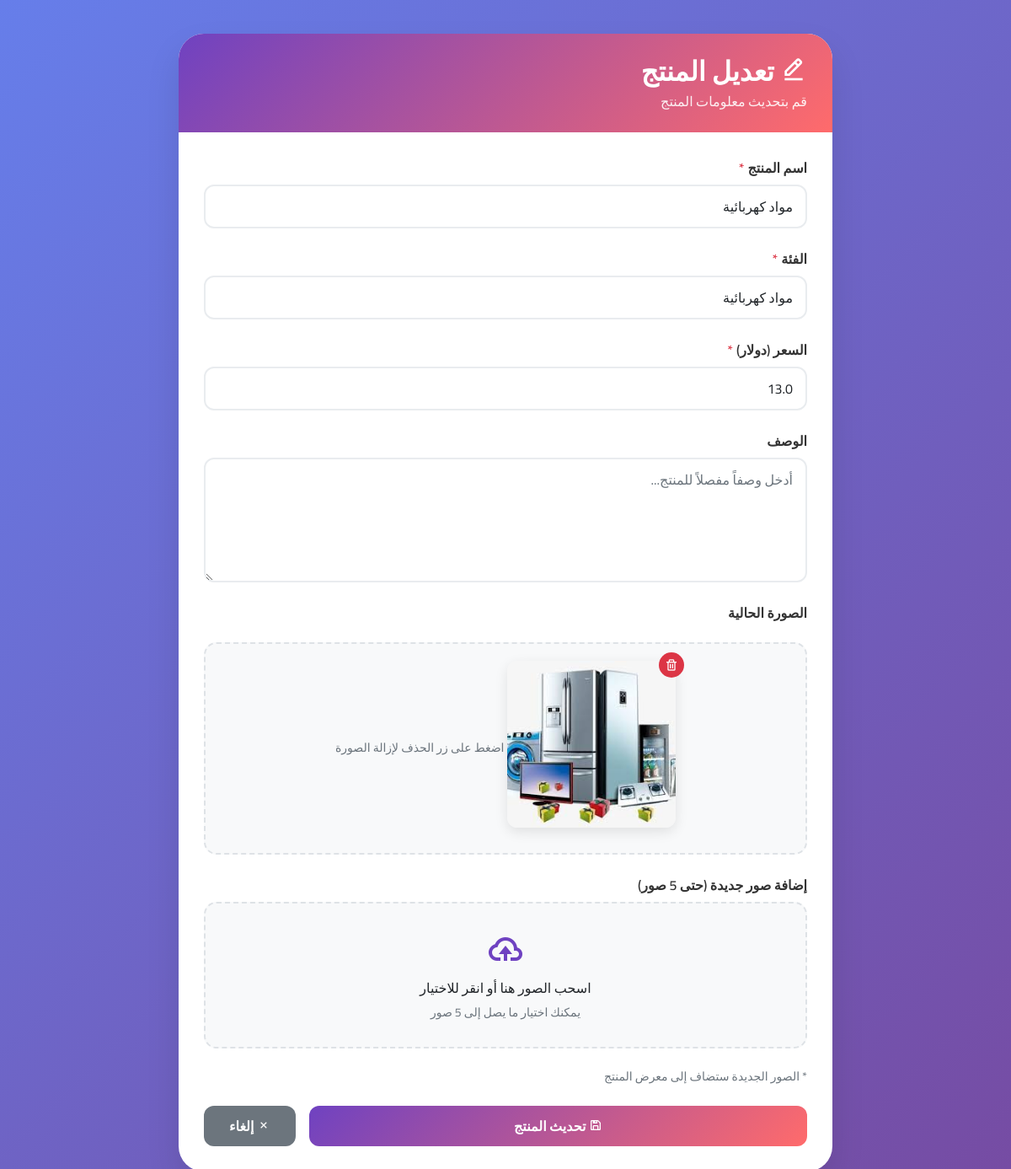
Screenshot of /admin/edit/12 (signed in) with the database file from the repository.
### tables this page shows
CREATE TABLE products (
            id INTEGER PRIMARY KEY AUTOINCREMENT,
            name TEXT NOT NULL,
            description TEXT,
            price REAL NOT NULL,
            image TEXT
        , category TEXT DEFAULT 'عام', old_price REAL DEFAULT 0);

### app.py (the view, shortened to what this page needs)
@app.route("/admin/edit/<int:pid>", methods=["GET", "POST"])
@admin_required
def admin_edit(pid):
    conn = get_db()
    cursor = conn.cursor()
    placeholder = get_placeholder()
    cursor.execute(f"SELECT * FROM products WHERE id = {placeholder}", (pid,))
    product = cursor.fetchone()
    if not product:
        conn.close()
        flash("المنتج غير موجود.", "danger")
        return redirect(url_for("admin_dashboard"))
    cursor.execute(f"SELECT id, filename FROM product_images WHERE product_id = {placeholder} ORDER BY id", (pid,))
    images = cursor.fetchall()
    cursor.execute("SELECT DISTINCT COALESCE(category,'عام') AS c FROM products ORDER BY c")
    cats = cursor.fetchall()
    categories = [r["c"] for r in cats]
    conn.close()
    return render_template("edit_product.html", p=product, images=images, categories=categories)

### app.py (called while the page is built)
def get_db():
    try:
        if USE_POSTGRES:
            database_url = os.environ.get('DATABASE_URL')
            conn = psycopg2.connect(database_url, sslmode='require')
            conn.cursor_factory = RealDictCursor
            return conn
        else:
            conn = sqlite3.connect(DB_PATH, timeout=30, check_same_thread=False)
            conn.row_factory = lambda cursor, row: {col[0]: row[i] for i, col in enumerate(cursor.description)}
            conn.execute("PRAGMA journal_mode=WAL")
            conn.execute("PRAGMA synchronous=NORMAL")
            return conn
    except Exception as e:
        print(f"❌ خطأ في الاتصال بقاعدة البيانات: {e}")
        raise

def get_placeholder():
    return '%s' if USE_POSTGRES else '?'

def admin_required(f):
    @wraps(f)
    def wrapper(*args, **kwargs):
        if not session.get("is_admin"):
            flash("الرجاء تسجيل الدخول كأدمن.", "warning")
            return redirect(url_for("admin_login"))
        return f(*args, **kwargs)
    return wrapper

### templates/edit_product.html (shortened to what this page needs)
<!DOCTYPE html>
<html lang="ar" dir="rtl">
<head>
    <link rel="stylesheet" href="{{ url_for('static', filename='assets/css/bootstrap.min.css') }}">
    <link href="{{ url_for('static', filename='assets/css/boxicon.min.css') }}" rel="stylesheet">
</head>
<body>
    <div class="container" style="max-width: 800px;">
        <div class="edit-card">
            <div class="edit-header">
                <h2><i class='bx bx-edit-alt'></i> تعديل المنتج</h2>
                <p>قم بتحديث معلومات المنتج</p>
            </div>
            <div class="edit-body">
                <form method="POST" enctype="multipart/form-data" id="editProductForm">
                    <div class="mb-4">
                        <label class="form-label required-field">اسم المنتج</label>
                        <input type="text" name="name" class="form-control" value="{{ p.name }}" required
                               placeholder="أدخل اسم المنتج">
                    </div>
                    <div class="mb-4">
                        <label class="form-label required-field">الفئة</label>
                        <input type="text" name="category" value="{{ p.category or '' }}" class="form-control" required
                               placeholder="مثال: ملابس، إلكترونيات، مستلزمات منزلية">
                    </div>
                    <div class="mb-4">
                        <label class="form-label required-field">السعر (دولار)</label>
                        <input type="number" step="0.01" name="price" class="form-control" value="{{ p.price }}" required
                               placeholder="0.00">
                    </div>
                    <div class="mb-4">
                        <label class="form-label">الوصف</label>
                        <textarea name="description" class="form-control" rows="5"
                                  placeholder="أدخل وصفاً مفصلاً للمنتج...">{{ p.description }}</textarea>
                    </div>
                    {% if p.image %}
                    <div class="mb-4">
                        <label class="form-label">الصورة الحالية</label>
                        <div class="image-preview">
                            <div class="image-badge">
                                <img src="{{ url_for('static', filename='uploads/' ~ p.image) }}"
                                     alt="{{ p.name }}" class="current-image">
                                <button type="button" class="remove-image-btn" onclick="removeCurrentImage()" title="حذف الصورة">
                                    <i class='bx bx-trash'></i>
                                </button>
                            </div>
                            <small class="text-muted">اضغط على زر الحذف لإزالة الصورة</small>
                        </div>
                    </div>
                    {% endif %}
                    <div class="mb-4">
                        <label class="form-label">إضافة صور جديدة (حتى 5 صور)</label>
                        <div class="file-upload-area" id="fileUploadArea">
                            <i class='bx bx-cloud-upload file-upload-icon'></i>
                            <p class="mb-1">اسحب الصور هنا أو انقر للاختيار</p>
                            <small class="text-muted">يمكنك اختيار ما يصل إلى 5 صور</small>
                        </div>
                        <small class="text-muted mt-2 d-block">* الصور الجديدة ستضاف إلى معرض المنتج</small>
                    </div>
                    <div class="d-flex gap-3 mt-4">
                        <button type="submit" class="btn btn-primary-custom text-white flex-grow-1">
                            <i class='bx bx-save'></i> تحديث المنتج
                        </button>
                        <a href="{{ url_for('admin_dashboard') }}" class="btn btn-secondary-custom text-white">
                            <i class='bx bx-x'></i> إلغاء
                        </a>
                    </div>
                </form>
            </div>
        </div>
    </div>
</body>
</html>

### templates/edit_product.html (style rules this page uses)
* { font-family: 'Cairo', sans-serif; }
body { background: linear-gradient(135deg, #667eea 0%, #764ba2 100%); min-height: 100vh; padding: 40px 0; }
.edit-card { background: white; border-radius: 30px; overflow: hidden; box-shadow: 0 20px 40px rgba(0,0,0,0.1); animation: fadeInUp 0.5s ease; }
.edit-header { background: linear-gradient(135deg, #6f42c1, #ff6b6b); padding: 25px 30px; color: white; }
.edit-header h2 { margin: 0; font-weight: 700; }
.edit-header p { margin: 5px 0 0; opacity: 0.9; }
.edit-body { padding: 30px; }
.form-label { font-weight: 600; color: #333; margin-bottom: 8px; }
.form-control { border-radius: 12px; padding: 12px 15px; border: 2px solid #e9ecef; transition: all 0.3s ease; }
.image-preview { background: #f8f9fa; border-radius: 15px; padding: 20px; margin-top: 15px; border: 2px dashed #dee2e6; text-align: center; }
.current-image { max-width: 200px; max-height: 200px; border-radius: 12px; box-shadow: 0 5px 15px rgba(0,0,0,0.1); margin-bottom: 10px; }
.image-badge { position: relative; display: inline-block; }
.remove-image-btn { position: absolute; top: -10px; right: -10px; background: #dc3545; color: white; border: none; border-radius: 50%; width: 30px; height: 30px; display: flex; align-items: center; justify-content: center; cursor: pointer; transition: all 0.3s ease; }
.btn-primary-custom { background: linear-gradient(135deg, #6f42c1, #ff6b6b); border: none; border-radius: 12px; padding: 12px 30px; font-weight: 600; transition: all 0.3s ease; }
.btn-secondary-custom { background: #6c757d; border: none; border-radius: 12px; padding: 12px 30px; font-weight: 600; transition: all 0.3s ease; }
.file-upload-area { border: 2px dashed #dee2e6; border-radius: 15px; padding: 30px; text-align: center; cursor: pointer; transition: all 0.3s ease; background: #f8f9fa; }
.file-upload-icon { font-size: 48px; color: #6f42c1; margin-bottom: 10px; }
.required-field::after { content: "*"; color: #dc3545; margin-right: 4px; }

### rows the page displays
products: name "مواد كهربائية", category "مواد كهربائية", price "13.0", image (picture)
